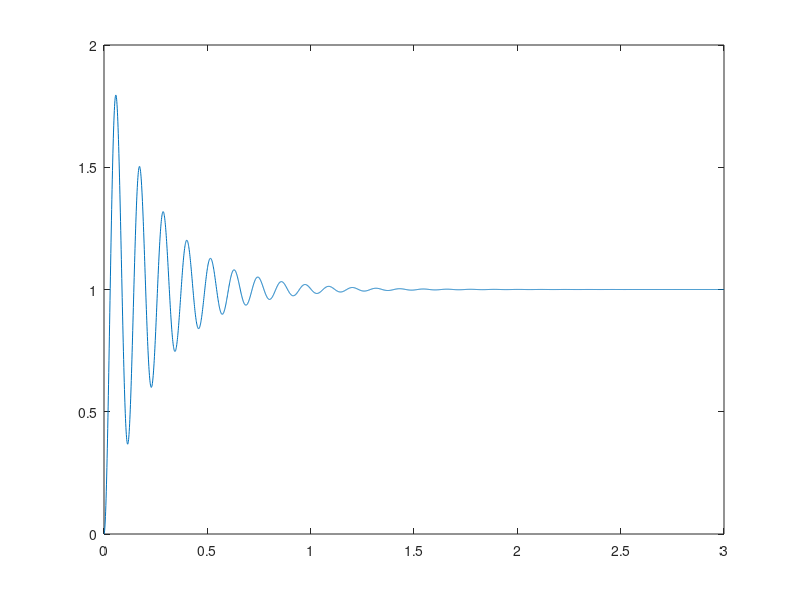

MATLAB code for this plot:
clear;clc
close all;
% R = 60;C = 0.000022;L = 1;U = 2;

sys = tf([1],[0.00033, 0.00264, 1]);
t = 0:0.001:3;
y = step(sys, t);
plot(t, y);	hold on;